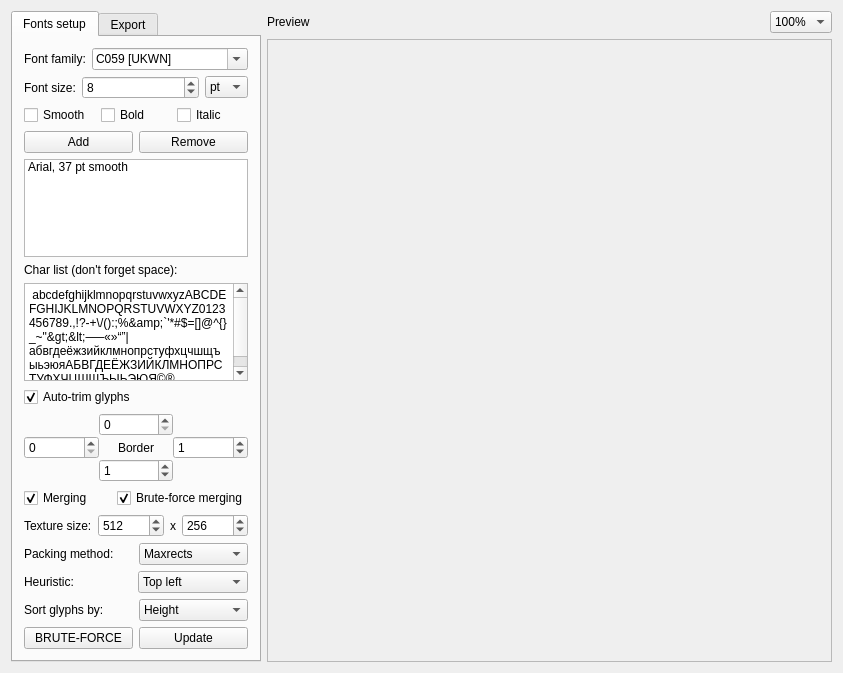
<?xml version="1.0" encoding="UTF-8"?>
<ui version="4.0">
 <class>MainWindow</class>
 <widget class="QMainWindow" name="MainWindow">
  <property name="geometry">
   <rect>
    <x>0</x>
    <y>0</y>
    <width>843</width>
    <height>673</height>
   </rect>
  </property>
  <property name="windowTitle">
   <string>Ultimate Bitmap Font Generator</string>
  </property>
  <property name="unifiedTitleAndToolBarOnMac">
   <bool>false</bool>
  </property>
  <widget class="QWidget" name="centralWidget">
   <layout class="QHBoxLayout" name="horizontalLayout_4">
    <item>
     <widget class="QTabWidget" name="tabWidget">
      <property name="minimumSize">
       <size>
        <width>200</width>
        <height>0</height>
       </size>
      </property>
      <property name="maximumSize">
       <size>
        <width>250</width>
        <height>16777215</height>
       </size>
      </property>
      <property name="tabPosition">
       <enum>QTabWidget::North</enum>
      </property>
      <property name="currentIndex">
       <number>0</number>
      </property>
      <widget class="QWidget" name="tab">
       <attribute name="title">
        <string>Fonts setup</string>
       </attribute>
       <layout class="QVBoxLayout" name="verticalLayout_4">
        <item>
         <layout class="QHBoxLayout" name="horizontalLayout_11">
          <property name="rightMargin">
           <number>0</number>
          </property>
          <property name="bottomMargin">
           <number>0</number>
          </property>
          <item>
           <widget class="QLabel" name="label_2">
            <property name="text">
             <string>Font family:</string>
            </property>
           </widget>
          </item>
          <item>
           <widget class="QFontComboBox" name="fontComboBox">
            <property name="sizePolicy">
             <sizepolicy hsizetype="Expanding" vsizetype="Fixed">
              <horstretch>0</horstretch>
              <verstretch>0</verstretch>
             </sizepolicy>
            </property>
            <property name="currentIndex">
             <number>1</number>
            </property>
            <property name="sizeAdjustPolicy">
             <enum>QComboBox::AdjustToContents</enum>
            </property>
            <property name="frame">
             <bool>true</bool>
            </property>
            <property name="currentFont">
             <font/>
            </property>
           </widget>
          </item>
         </layout>
        </item>
        <item>
         <layout class="QHBoxLayout" name="horizontalLayout_2">
          <item>
           <widget class="QLabel" name="label">
            <property name="text">
             <string>Font size:</string>
            </property>
           </widget>
          </item>
          <item>
           <widget class="QSpinBox" name="spinFontSize">
            <property name="sizePolicy">
             <sizepolicy hsizetype="Expanding" vsizetype="Minimum">
              <horstretch>0</horstretch>
              <verstretch>0</verstretch>
             </sizepolicy>
            </property>
            <property name="minimum">
             <number>2</number>
            </property>
            <property name="maximum">
             <number>100</number>
            </property>
            <property name="value">
             <number>8</number>
            </property>
           </widget>
          </item>
          <item>
           <widget class="QComboBox" name="comboPtPx">
            <item>
             <property name="text">
              <string>pt</string>
             </property>
            </item>
            <item>
             <property name="text">
              <string>px</string>
             </property>
            </item>
           </widget>
          </item>
         </layout>
        </item>
        <item>
         <layout class="QHBoxLayout" name="horizontalLayout_5">
          <item>
           <widget class="QCheckBox" name="checkFontSmoothing">
            <property name="text">
             <string>Smooth</string>
            </property>
            <property name="checked">
             <bool>false</bool>
            </property>
           </widget>
          </item>
          <item>
           <widget class="QCheckBox" name="checkFontBold">
            <property name="text">
             <string>Bold</string>
            </property>
           </widget>
          </item>
          <item>
           <widget class="QCheckBox" name="checkFontItalic">
            <property name="text">
             <string>Italic</string>
            </property>
           </widget>
          </item>
         </layout>
        </item>
        <item>
         <layout class="QHBoxLayout" name="horizontalLayout_3">
          <item>
           <widget class="QPushButton" name="pushButton">
            <property name="text">
             <string>Add</string>
            </property>
           </widget>
          </item>
          <item>
           <widget class="QPushButton" name="pushButton_3">
            <property name="text">
             <string>Remove</string>
            </property>
           </widget>
          </item>
         </layout>
        </item>
        <item>
         <widget class="QListWidget" name="listOfFonts">
          <item>
           <property name="text">
            <string notr="true">Arial, 37 pt smooth</string>
           </property>
           <property name="flags">
            <set>ItemIsSelectable|ItemIsEditable|ItemIsDragEnabled|ItemIsUserCheckable|ItemIsEnabled</set>
           </property>
          </item>
         </widget>
        </item>
        <item>
         <widget class="QLabel" name="label_4">
          <property name="text">
           <string>Char list (don't forget space):</string>
          </property>
         </widget>
        </item>
        <item>
         <widget class="QPlainTextEdit" name="plainTextEdit">
          <property name="sizePolicy">
           <sizepolicy hsizetype="MinimumExpanding" vsizetype="Minimum">
            <horstretch>0</horstretch>
            <verstretch>0</verstretch>
           </sizepolicy>
          </property>
          <property name="minimumSize">
           <size>
            <width>150</width>
            <height>50</height>
           </size>
          </property>
          <property name="maximumSize">
           <size>
            <width>99999</width>
            <height>99999</height>
           </size>
          </property>
          <property name="baseSize">
           <size>
            <width>150</width>
            <height>0</height>
           </size>
          </property>
          <property name="plainText">
           <string> abcdefghijklmnopqrstuvwxyzABCDEFGHIJKLMNOPQRSTUVWXYZ0123456789.,!?-+\/():;%&amp;`'*#$=[]@^{}_~&quot;&gt;&lt;–—«»“”|абвгдеёжзийклмнопрстуфхцчшщъыьэюяАБВГДЕЁЖЗИЙКЛМНОПРСТУФХЧЦШЩЪЫЬЭЮЯ©®</string>
          </property>
         </widget>
        </item>
        <item>
         <widget class="QCheckBox" name="trim">
          <property name="text">
           <string>Auto-trim glyphs</string>
          </property>
          <property name="checked">
           <bool>true</bool>
          </property>
         </widget>
        </item>
        <item>
         <layout class="QGridLayout" name="gridLayout">
          <property name="bottomMargin">
           <number>0</number>
          </property>
          <property name="spacing">
           <number>0</number>
          </property>
          <item row="3" column="1">
           <widget class="QSpinBox" name="borderLeft"/>
          </item>
          <item row="3" column="2">
           <widget class="QLabel" name="label_13">
            <property name="text">
             <string>Border</string>
            </property>
            <property name="alignment">
             <set>Qt::AlignCenter</set>
            </property>
           </widget>
          </item>
          <item row="2" column="2">
           <widget class="QSpinBox" name="borderTop">
            <property name="enabled">
             <bool>true</bool>
            </property>
            <property name="readOnly">
             <bool>false</bool>
            </property>
            <property name="accelerated">
             <bool>false</bool>
            </property>
           </widget>
          </item>
          <item row="4" column="2">
           <widget class="QSpinBox" name="borderBottom">
            <property name="value">
             <number>1</number>
            </property>
           </widget>
          </item>
          <item row="3" column="3">
           <widget class="QSpinBox" name="borderRight">
            <property name="value">
             <number>1</number>
            </property>
           </widget>
          </item>
         </layout>
        </item>
        <item>
         <layout class="QHBoxLayout" name="horizontalLayout_15">
          <property name="bottomMargin">
           <number>0</number>
          </property>
          <item>
           <widget class="QCheckBox" name="merge">
            <property name="text">
             <string>Merging</string>
            </property>
            <property name="checked">
             <bool>true</bool>
            </property>
           </widget>
          </item>
          <item>
           <widget class="QCheckBox" name="mergeBF">
            <property name="text">
             <string>Brute-force merging</string>
            </property>
            <property name="checked">
             <bool>true</bool>
            </property>
           </widget>
          </item>
         </layout>
        </item>
        <item>
         <layout class="QHBoxLayout" name="horizontalLayout">
          <item>
           <widget class="QLabel" name="label_3">
            <property name="text">
             <string>Texture size:</string>
            </property>
           </widget>
          </item>
          <item>
           <widget class="QSpinBox" name="textureW">
            <property name="sizePolicy">
             <sizepolicy hsizetype="Expanding" vsizetype="Fixed">
              <horstretch>0</horstretch>
              <verstretch>0</verstretch>
             </sizepolicy>
            </property>
            <property name="minimum">
             <number>32</number>
            </property>
            <property name="maximum">
             <number>4096</number>
            </property>
            <property name="singleStep">
             <number>2</number>
            </property>
            <property name="value">
             <number>512</number>
            </property>
           </widget>
          </item>
          <item>
           <widget class="QLabel" name="label_5">
            <property name="sizePolicy">
             <sizepolicy hsizetype="Minimum" vsizetype="Preferred">
              <horstretch>0</horstretch>
              <verstretch>0</verstretch>
             </sizepolicy>
            </property>
            <property name="text">
             <string>x</string>
            </property>
           </widget>
          </item>
          <item>
           <widget class="QSpinBox" name="textureH">
            <property name="sizePolicy">
             <sizepolicy hsizetype="Expanding" vsizetype="Fixed">
              <horstretch>0</horstretch>
              <verstretch>0</verstretch>
             </sizepolicy>
            </property>
            <property name="minimum">
             <number>32</number>
            </property>
            <property name="maximum">
             <number>4096</number>
            </property>
            <property name="singleStep">
             <number>2</number>
            </property>
            <property name="value">
             <number>256</number>
            </property>
           </widget>
          </item>
         </layout>
        </item>
        <item>
         <layout class="QHBoxLayout" name="horizontalLayout_8">
          <item>
           <widget class="QLabel" name="label_6">
            <property name="whatsThis">
             <string>123123</string>
            </property>
            <property name="text">
             <string>Packing method:</string>
            </property>
           </widget>
          </item>
          <item>
           <widget class="QComboBox" name="comboMethod">
            <property name="currentIndex">
             <number>1</number>
            </property>
            <item>
             <property name="text">
              <string>Guillotine</string>
             </property>
            </item>
            <item>
             <property name="text">
              <string>Maxrects</string>
             </property>
            </item>
           </widget>
          </item>
         </layout>
        </item>
        <item>
         <layout class="QHBoxLayout" name="horizontalLayout_6" stretch="0,0">
          <property name="sizeConstraint">
           <enum>QLayout::SetDefaultConstraint</enum>
          </property>
          <property name="topMargin">
           <number>0</number>
          </property>
          <item>
           <widget class="QLabel" name="label_8">
            <property name="text">
             <string>Heuristic:</string>
            </property>
           </widget>
          </item>
          <item>
           <widget class="QComboBox" name="comboHeuristic">
            <property name="currentIndex">
             <number>1</number>
            </property>
            <item>
             <property name="text">
              <string>None</string>
             </property>
            </item>
            <item>
             <property name="text">
              <string>Top left</string>
             </property>
            </item>
            <item>
             <property name="text">
              <string>Best area</string>
             </property>
            </item>
            <item>
             <property name="text">
              <string>Best short side</string>
             </property>
            </item>
            <item>
             <property name="text">
              <string>Best long side</string>
             </property>
            </item>
            <item>
             <property name="text">
              <string>Min width</string>
             </property>
            </item>
            <item>
             <property name="text">
              <string>Min height</string>
             </property>
            </item>
           </widget>
          </item>
         </layout>
        </item>
        <item>
         <layout class="QHBoxLayout" name="horizontalLayout_9">
          <item>
           <widget class="QLabel" name="label_7">
            <property name="text">
             <string>Sort glyphs by:</string>
            </property>
           </widget>
          </item>
          <item>
           <widget class="QComboBox" name="sortOrder">
            <property name="currentIndex">
             <number>2</number>
            </property>
            <item>
             <property name="text">
              <string>Don't sort</string>
             </property>
            </item>
            <item>
             <property name="text">
              <string>Width</string>
             </property>
            </item>
            <item>
             <property name="text">
              <string>Height</string>
             </property>
            </item>
            <item>
             <property name="text">
              <string>Area</string>
             </property>
            </item>
           </widget>
          </item>
         </layout>
        </item>
        <item>
         <layout class="QHBoxLayout" name="horizontalLayout_10">
          <property name="topMargin">
           <number>0</number>
          </property>
          <item>
           <widget class="QPushButton" name="bruteForce">
            <property name="text">
             <string>BRUTE-FORCE</string>
            </property>
           </widget>
          </item>
          <item>
           <widget class="QPushButton" name="pushButton_2">
            <property name="text">
             <string>Update</string>
            </property>
           </widget>
          </item>
         </layout>
        </item>
       </layout>
      </widget>
      <widget class="QWidget" name="tab_3">
       <attribute name="title">
        <string>Export</string>
       </attribute>
       <layout class="QVBoxLayout" name="verticalLayout">
        <item>
         <layout class="QHBoxLayout" name="horizontalLayout_13">
          <item>
           <widget class="QLabel" name="label_10">
            <property name="text">
             <string>Image format:</string>
            </property>
           </widget>
          </item>
          <item>
           <widget class="QComboBox" name="outFormat">
            <item>
             <property name="text">
              <string>PNG</string>
             </property>
            </item>
            <item>
             <property name="text">
              <string>BMP</string>
             </property>
            </item>
           </widget>
          </item>
         </layout>
        </item>
        <item>
         <layout class="QHBoxLayout" name="horizontalLayout_7">
          <item>
           <widget class="QLabel" name="label_12">
            <property name="text">
             <string>Encoding:</string>
            </property>
           </widget>
          </item>
          <item>
           <widget class="QComboBox" name="encoding"/>
          </item>
         </layout>
        </item>
        <item>
         <widget class="QCheckBox" name="transparent">
          <property name="text">
           <string>Transparent</string>
          </property>
          <property name="checked">
           <bool>true</bool>
          </property>
         </widget>
        </item>
        <item>
         <widget class="QLabel" name="label_9">
          <property name="text">
           <string>Output directory:</string>
          </property>
         </widget>
        </item>
        <item>
         <layout class="QHBoxLayout" name="horizontalLayout_12">
          <item>
           <widget class="QLineEdit" name="outDir">
            <property name="sizePolicy">
             <sizepolicy hsizetype="Expanding" vsizetype="Fixed">
              <horstretch>0</horstretch>
              <verstretch>0</verstretch>
             </sizepolicy>
            </property>
            <property name="text">
             <string/>
            </property>
           </widget>
          </item>
          <item>
           <widget class="QPushButton" name="pushButton_4">
            <property name="sizePolicy">
             <sizepolicy hsizetype="Minimum" vsizetype="Fixed">
              <horstretch>0</horstretch>
              <verstretch>0</verstretch>
             </sizepolicy>
            </property>
            <property name="maximumSize">
             <size>
              <width>30</width>
              <height>16777215</height>
             </size>
            </property>
            <property name="text">
             <string>...</string>
            </property>
           </widget>
          </item>
         </layout>
        </item>
        <item>
         <layout class="QHBoxLayout" name="horizontalLayout_14">
          <item>
           <widget class="QLabel" name="label_14">
            <property name="text">
             <string>File name:</string>
            </property>
           </widget>
          </item>
          <item>
           <widget class="QLineEdit" name="outFile">
            <property name="text">
             <string>myfont</string>
            </property>
           </widget>
          </item>
         </layout>
        </item>
        <item>
         <widget class="QPushButton" name="pushButton_5">
          <property name="text">
           <string>Export</string>
          </property>
         </widget>
        </item>
        <item>
         <widget class="QGroupBox" name="groupBox">
          <property name="title">
           <string>Load/save project</string>
          </property>
          <layout class="QHBoxLayout" name="horizontalLayout_16">
           <property name="leftMargin">
            <number>0</number>
           </property>
           <property name="topMargin">
            <number>9</number>
           </property>
           <property name="rightMargin">
            <number>0</number>
           </property>
           <item>
            <widget class="QPushButton" name="pushButton_7">
             <property name="text">
              <string>Load project...</string>
             </property>
            </widget>
           </item>
           <item>
            <widget class="QPushButton" name="pushButton_6">
             <property name="text">
              <string>Save project as...</string>
             </property>
            </widget>
           </item>
          </layout>
         </widget>
        </item>
        <item>
         <spacer name="verticalSpacer">
          <property name="orientation">
           <enum>Qt::Vertical</enum>
          </property>
          <property name="sizeHint" stdset="0">
           <size>
            <width>20</width>
            <height>40</height>
           </size>
          </property>
         </spacer>
        </item>
       </layout>
      </widget>
     </widget>
    </item>
    <item>
     <layout class="QVBoxLayout" name="verticalLayout_2">
      <property name="leftMargin">
       <number>0</number>
      </property>
      <item>
       <layout class="QHBoxLayout" name="horizontalLayout_17">
        <property name="topMargin">
         <number>0</number>
        </property>
        <item>
         <widget class="QLabel" name="preview">
          <property name="text">
           <string>Preview</string>
          </property>
         </widget>
        </item>
        <item>
         <widget class="QComboBox" name="comboBox">
          <property name="sizePolicy">
           <sizepolicy hsizetype="Maximum" vsizetype="Fixed">
            <horstretch>0</horstretch>
            <verstretch>0</verstretch>
           </sizepolicy>
          </property>
          <property name="currentIndex">
           <number>3</number>
          </property>
          <item>
           <property name="text">
            <string>800%</string>
           </property>
          </item>
          <item>
           <property name="text">
            <string>400%</string>
           </property>
          </item>
          <item>
           <property name="text">
            <string>200%</string>
           </property>
          </item>
          <item>
           <property name="text">
            <string>100%</string>
           </property>
          </item>
         </widget>
        </item>
       </layout>
      </item>
      <item>
       <widget class="QScrollArea" name="scrollArea">
        <property name="whatsThis">
         <string>111111</string>
        </property>
        <property name="widgetResizable">
         <bool>true</bool>
        </property>
        <property name="alignment">
         <set>Qt::AlignLeading|Qt::AlignLeft|Qt::AlignTop</set>
        </property>
        <widget class="QWidget" name="scrollAreaWidgetContents">
         <property name="geometry">
          <rect>
           <x>0</x>
           <y>0</y>
           <width>565</width>
           <height>619</height>
          </rect>
         </property>
         <layout class="QVBoxLayout" name="verticalLayout_3">
          <item>
           <widget class="FontView" name="widget" native="true">
            <property name="sizePolicy">
             <sizepolicy hsizetype="Fixed" vsizetype="Fixed">
              <horstretch>1</horstretch>
              <verstretch>0</verstretch>
             </sizepolicy>
            </property>
            <property name="minimumSize">
             <size>
              <width>0</width>
              <height>0</height>
             </size>
            </property>
            <property name="styleSheet">
             <string notr="true"/>
            </property>
           </widget>
          </item>
          <item>
           <spacer name="verticalSpacer_2">
            <property name="orientation">
             <enum>Qt::Vertical</enum>
            </property>
            <property name="sizeHint" stdset="0">
             <size>
              <width>20</width>
              <height>40</height>
             </size>
            </property>
           </spacer>
          </item>
         </layout>
        </widget>
       </widget>
      </item>
     </layout>
    </item>
   </layout>
  </widget>
  <action name="actionExport">
   <property name="text">
    <string>Export</string>
   </property>
  </action>
  <action name="actionExit">
   <property name="text">
    <string>Exit</string>
   </property>
  </action>
 </widget>
 <layoutdefault spacing="6" margin="11"/>
 <customwidgets>
  <customwidget>
   <class>FontView</class>
   <extends>QWidget</extends>
   <header location="global">fontview.h</header>
   <container>1</container>
   <slots>
    <slot>rescale(int)</slot>
   </slots>
  </customwidget>
 </customwidgets>
 <resources/>
 <connections>
  <connection>
   <sender>pushButton</sender>
   <signal>clicked()</signal>
   <receiver>MainWindow</receiver>
   <slot>addFont()</slot>
   <hints>
    <hint type="sourcelabel">
     <x>92</x>
     <y>159</y>
    </hint>
    <hint type="destinationlabel">
     <x>4</x>
     <y>284</y>
    </hint>
   </hints>
  </connection>
  <connection>
   <sender>bruteForce</sender>
   <signal>clicked()</signal>
   <receiver>MainWindow</receiver>
   <slot>bruteForce()</slot>
   <hints>
    <hint type="sourcelabel">
     <x>130</x>
     <y>629</y>
    </hint>
    <hint type="destinationlabel">
     <x>2</x>
     <y>512</y>
    </hint>
   </hints>
  </connection>
  <connection>
   <sender>pushButton_3</sender>
   <signal>clicked()</signal>
   <receiver>MainWindow</receiver>
   <slot>removeFont()</slot>
   <hints>
    <hint type="sourcelabel">
     <x>206</x>
     <y>151</y>
    </hint>
    <hint type="destinationlabel">
     <x>0</x>
     <y>254</y>
    </hint>
   </hints>
  </connection>
  <connection>
   <sender>pushButton_4</sender>
   <signal>clicked()</signal>
   <receiver>MainWindow</receiver>
   <slot>getFolder()</slot>
   <hints>
    <hint type="sourcelabel">
     <x>236</x>
     <y>170</y>
    </hint>
    <hint type="destinationlabel">
     <x>0</x>
     <y>344</y>
    </hint>
   </hints>
  </connection>
  <connection>
   <sender>pushButton_5</sender>
   <signal>clicked()</signal>
   <receiver>MainWindow</receiver>
   <slot>exportFont()</slot>
   <hints>
    <hint type="sourcelabel">
     <x>138</x>
     <y>233</y>
    </hint>
    <hint type="destinationlabel">
     <x>2</x>
     <y>609</y>
    </hint>
   </hints>
  </connection>
  <connection>
   <sender>trim</sender>
   <signal>toggled(bool)</signal>
   <receiver>borderTop</receiver>
   <slot>setEnabled(bool)</slot>
   <hints>
    <hint type="sourcelabel">
     <x>100</x>
     <y>341</y>
    </hint>
    <hint type="destinationlabel">
     <x>136</x>
     <y>368</y>
    </hint>
   </hints>
  </connection>
  <connection>
   <sender>trim</sender>
   <signal>toggled(bool)</signal>
   <receiver>borderRight</receiver>
   <slot>setEnabled(bool)</slot>
   <hints>
    <hint type="sourcelabel">
     <x>171</x>
     <y>344</y>
    </hint>
    <hint type="destinationlabel">
     <x>210</x>
     <y>391</y>
    </hint>
   </hints>
  </connection>
  <connection>
   <sender>trim</sender>
   <signal>toggled(bool)</signal>
   <receiver>borderLeft</receiver>
   <slot>setEnabled(bool)</slot>
   <hints>
    <hint type="sourcelabel">
     <x>91</x>
     <y>342</y>
    </hint>
    <hint type="destinationlabel">
     <x>74</x>
     <y>395</y>
    </hint>
   </hints>
  </connection>
  <connection>
   <sender>trim</sender>
   <signal>toggled(bool)</signal>
   <receiver>borderBottom</receiver>
   <slot>setEnabled(bool)</slot>
   <hints>
    <hint type="sourcelabel">
     <x>56</x>
     <y>339</y>
    </hint>
    <hint type="destinationlabel">
     <x>111</x>
     <y>417</y>
    </hint>
   </hints>
  </connection>
  <connection>
   <sender>trim</sender>
   <signal>toggled(bool)</signal>
   <receiver>label_13</receiver>
   <slot>setEnabled(bool)</slot>
   <hints>
    <hint type="sourcelabel">
     <x>106</x>
     <y>341</y>
    </hint>
    <hint type="destinationlabel">
     <x>122</x>
     <y>389</y>
    </hint>
   </hints>
  </connection>
  <connection>
   <sender>merge</sender>
   <signal>toggled(bool)</signal>
   <receiver>mergeBF</receiver>
   <slot>setEnabled(bool)</slot>
   <hints>
    <hint type="sourcelabel">
     <x>62</x>
     <y>449</y>
    </hint>
    <hint type="destinationlabel">
     <x>166</x>
     <y>449</y>
    </hint>
   </hints>
  </connection>
  <connection>
   <sender>pushButton_7</sender>
   <signal>clicked()</signal>
   <receiver>MainWindow</receiver>
   <slot>loadProject()</slot>
   <hints>
    <hint type="sourcelabel">
     <x>98</x>
     <y>298</y>
    </hint>
    <hint type="destinationlabel">
     <x>2</x>
     <y>315</y>
    </hint>
   </hints>
  </connection>
  <connection>
   <sender>pushButton_6</sender>
   <signal>clicked()</signal>
   <receiver>MainWindow</receiver>
   <slot>saveProject()</slot>
   <hints>
    <hint type="sourcelabel">
     <x>187</x>
     <y>295</y>
    </hint>
    <hint type="destinationlabel">
     <x>3</x>
     <y>381</y>
    </hint>
   </hints>
  </connection>
  <connection>
   <sender>comboBox</sender>
   <signal>currentIndexChanged(int)</signal>
   <receiver>widget</receiver>
   <slot>rescale(int)</slot>
   <hints>
    <hint type="sourcelabel">
     <x>798</x>
     <y>14</y>
    </hint>
    <hint type="destinationlabel">
     <x>275</x>
     <y>56</y>
    </hint>
   </hints>
  </connection>
 </connections>
 <slots>
  <slot>updateWidth(int)</slot>
  <slot>updateHeight(int)</slot>
  <slot>addFont()</slot>
  <slot>removeFont()</slot>
  <slot>bruteForce()</slot>
  <slot>getFolder()</slot>
  <slot>exportFont()</slot>
  <slot>loadProject()</slot>
  <slot>saveProject()</slot>
 </slots>
</ui>
